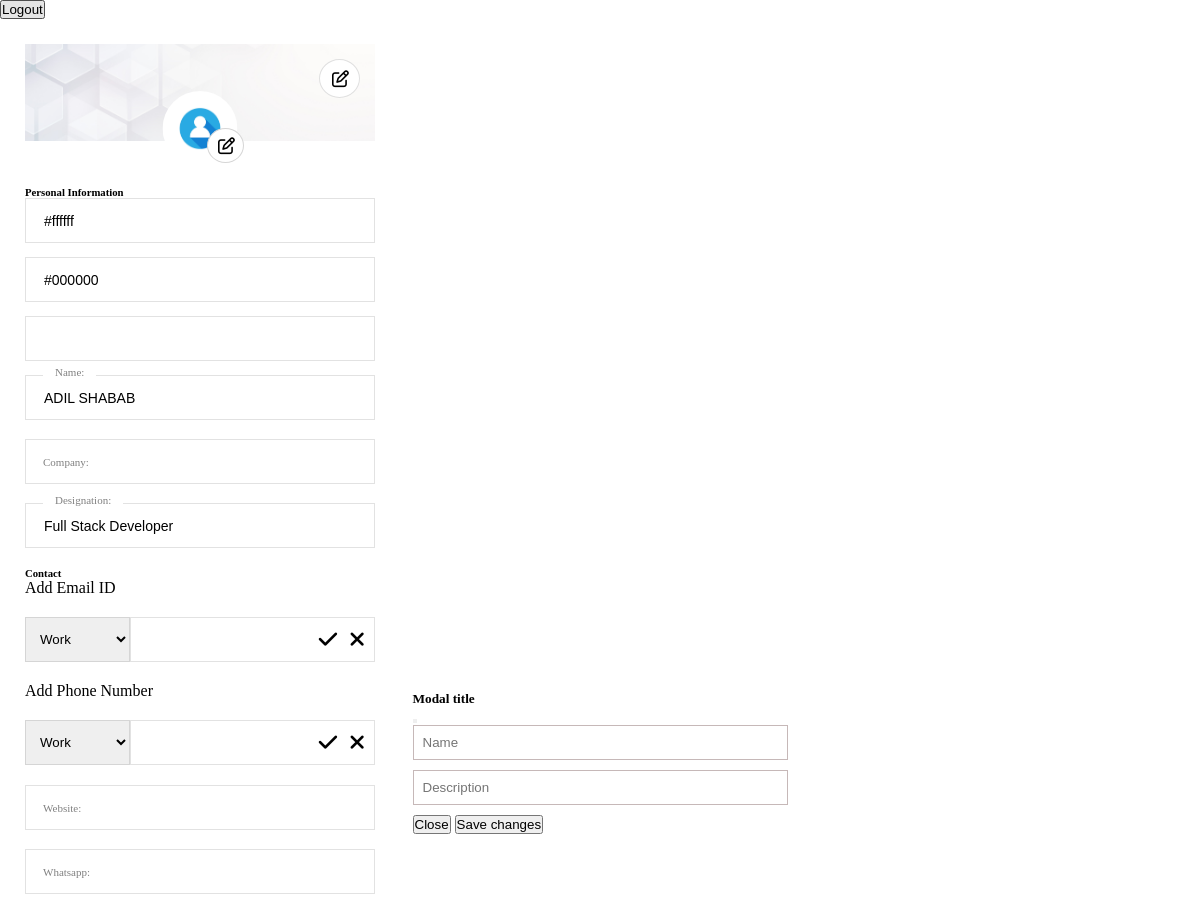
The app's page /user/home (signed in, upper part), older data.
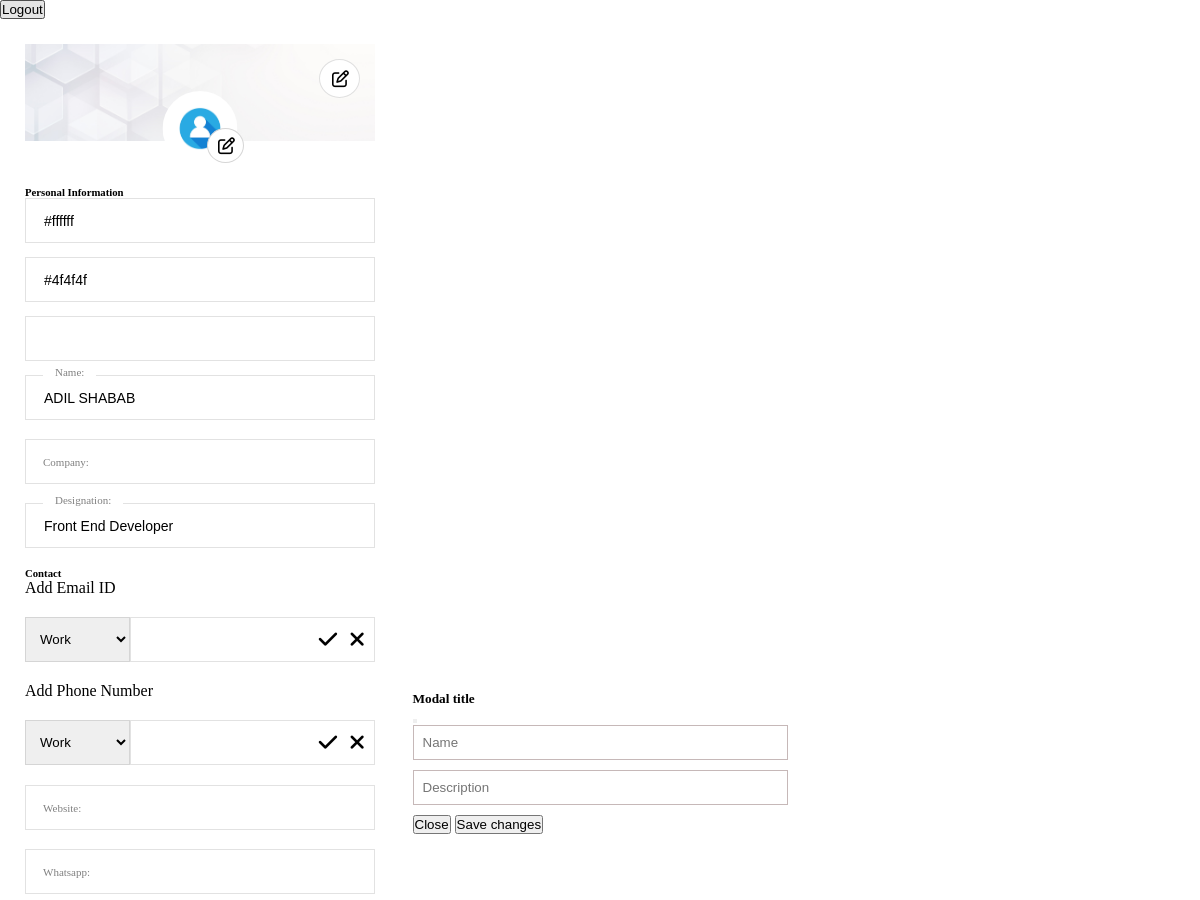
The same page, newer data.
### user/models.py (models this page shows, shortened)
class Profile(models.Model):
    slug = models.SlugField(unique=True, editable=False, null=True, blank=True)
    user = models.OneToOneField(User, on_delete=models.CASCADE, null=True, blank=True)
    name = models.CharField(max_length=200, blank=True, null=True)
    bio= models.TextField(blank=True, null=True)
    address= models.TextField(blank=True, null=True)
    dp = models.ImageField(blank=True, null=True, upload_to= 'dp/', default="dp/default.png")
    coverimage = models.ImageField(blank=True, null=True, upload_to= 'cover/', default="cover/default.jpg")
    location = models.CharField(max_length=200, blank=True, null=True)
    username = models.CharField(max_length=200, blank=True, null=True)
    facebook = models.CharField(max_length=200, blank=True, null=True)
    linkedin = models.CharField(max_length=200, blank=True, null=True)
    twitter = models.CharField(max_length=200, blank=True, null=True)
    instagram = models.CharField(max_length=200, blank=True, null=True)
    website = models.CharField(max_length=200, blank=True, null=True)
    created = models.DateTimeField(auto_now_add=True)
    whatsapp = models.CharField(max_length=12, null=True, blank=True)
    company = models.CharField(max_length=150, null=True, blank=True)
    designation = models.CharField(max_length=150, null=True, blank=True)
    vedio = models.CharField(max_length=250, null=True, blank=True)
    bg = models.CharField(max_length=250, null=True, blank=True, default='white')
    color = models.CharField(max_length=250, null=True, blank=True, default='black')
    bg_gradient = models.CharField(max_length=350, null=True, blank=True)
    qr_status = models.BooleanField(default=True)

### user/views.py (the view)
# urls.py: 2. Add a URL to urlpatterns:  path('', views.home, name='home')
@login_required(login_url='user-login')
def home(request):
    profile = Profile.objects.get(user=request.user)
    form = ProfileForm(instance=profile)
    if request.method == 'POST':
        form = ProfileForm(request.POST, request.FILES, instance=profile)
        if form.is_valid():
            form.save()
            return redirect('get-user', profile.slug)
    if request.user.is_authenticated:
        if not profile.dp:
            social_account = SocialAccount.objects.get(user=request.user, provider='google')
            profile_picture_url = social_account.extra_data['picture']
            response = requests.get(profile_picture_url)
            content = ContentFile(response.content)
            filename = f"{request.user.username}.jpg"
            path = default_storage.save(f"dp/{filename}", content)
            profile.dp = path
            profile.name = social_account.extra_data['name']
            profile.save()
            context = {'user': request.user, 'profile':profile, 'form':form, }
            return render(request, 'users/home.html', context)
    context = {'user': request.user, 'profile':profile, 'form':form, }
    return render(request, 'users/home.html', context)

### user/forms.py
class ProfileForm(ModelForm):
    class Meta:
        model = Profile
        fields = ['qr_status','bg_gradient','whatsapp','bg','color','company', 'address', 'vedio', 'designation' ,'location', 'name', 'bio', 'dp', 'coverimage', 'facebook', 'twitter', 'instagram', 'linkedin', 'website']
        widgets = {
            'name' : TextInput(attrs={'required':''}),
        }

### templates/users/home.html (shortened to what this page needs)
{% load static %}
<!doctype html>
<html lang="en">
<head>
  <link rel="stylesheet" href="https://cdnjs.cloudflare.com/ajax/libs/font-awesome/6.3.0/css/all.min.css" />
  <link rel="stylesheet" href="{% static 'css/style.css' %}">
  <link href="https://cdn.jsdelivr.net/npm/bootstrap@5.2.1/dist/css/bootstrap.min.css" rel="stylesheet"integrity="sha384-iYQeCzEYFbKjA/T2uDLTpkwGzCiq6soy8tYaI1GyVh/UjpbCx/TYkiZhlZB6+fzT">
</head>
<body>
    <a href="{% url 'user-logout' %}"><button>Logout</button></a>
    <form action="" id="profile_edit_form" method="POST" enctype="multipart/form-data" class="profile_edit_container">
        <div class="img-box">
            <img id="dp_img" class="dp" src="{{profile.dp.url}}" />
            <i class="edit_cover fa-regular fa-pen-to-square"></i>
            <i class="edit_btn fa-regular fa-pen-to-square"></i>
        </div>
        <div class="details_section">
            <div class="w-100 slider active">
            <h6 class="mb-4">Personal Information</h6>
                {{form.color}}
                {{form.bg}}
                {{form.bg_gradient}}
                <div class="input_div">
                    {{form.name.label_tag }}
                    {{form.name}}
                </div>
                <div class="input_div">
                    {{form.company.label_tag }}
                    {{form.company}}
                </div>
                <div class="input_div">
                    {{form.designation.label_tag }}
                    {{form.designation}}
                </div>
                <h6 class="mb-3">Contact</h6>
                <span class="mb-5" id="add_email_btn">Add Email ID</span>
                <div class="email_id_parent form d-none">
                    <select name="" id="email_type_add" style="width: 30%;">
                        <option value="Work">Work</option>
                    </select>
                    <input  style="width: 70%;" type="email" class="email_id">
                    <i class="submit_btn fa-solid fa-check"></i>
                    <i class="close_btn fa-solid fa-xmark"></i>
                </div>
                <span class="mb-5" id="add_phone_btn">Add Phone Number</span>
                <div class="phone_number_parent form d-none">
                    <select id="phone_type_add" style="width: 30%;">
                        <option value="Work">Work</option>
                    </select>
                    <input style="width: 70%;" type="text" class="phone_number">
                    <i class="submit_btn fa-solid fa-check"></i>
                    <i class="close_btn fa-solid fa-xmark"></i>
                </div>
                <div class="input_div">
                    {{form.website.label_tag }}
                    {{form.website}}
                </div>
                <div class="input_div">
                    {{form.whatsapp.label_tag }}
                    {{form.whatsapp}}
                </div>
            </div>
        </div>
    </form>
    <div class="modal fade" id="exampleModal" tabindex="-1" aria-labelledby="exampleModalLabel" aria-hidden="true">
        <div class="modal-dialog">
            <div class="modal-content">
                <div class="modal-header">
                <h5 class="modal-title" id="exampleModalLabel">Modal title</h5>
                <button type="button" class="btn-close" data-bs-dismiss="modal" aria-label="Close"></button>
                </div>
                <div class="modal-body social">
                    <form id="add_custom_btn">
                        <input required id="name" type="text" placeholder="Name">
                        <input required id="description" type="text" placeholder="Description">
                        <div class="modal-footer">
                            <button type="button" class="btn btn-secondary" data-bs-dismiss="modal">Close</button>
                            <button type="submit" class="btn btn-primary" data-bs-dismiss="modal">Save changes</button>
                        </div>
                    </form>
                </div>
            </div>
        </div>
    </div>
</body>
</html>

### static/css/style.css (style rules this page uses)
* { padding: 0px; margin: 0; box-sizing: border-box; }
.profile_edit_container { max-width: 400px; padding: 25px; width: 500px; display: flex; justify-content: center; align-items: center; flex-direction: column; }
.profile_edit_container .img-box { height: 97px; width: 100%; margin-bottom: 45px; position: relative; }
.profile_edit_container .img-box .dp { width: 75px; position: absolute; object-fit: cover; height: 75px; bottom: -25px; border-radius: 50%; left: 50%; transform: translate(-50%, 0px); }
.profile_edit_container .img-box .edit_btn { font-size: 17px; position: absolute; left: 52%; bottom: -22px; background: white; border-radius: 50%; padding: 8px 8px 8px 10px; border: 1px solid #d6d6d6; }
.profile_edit_container .img-box .edit_cover { font-size: 17px; padding: 10px 10px 10px 12px; border-radius: 50%; right: 15px; top: 15px; position: absolute; background: white; border: 1px solid #e0e0e0; }
.profile_edit_container .details_section { width: 100%; display: flex; justify-content: center; align-items: center; flex-direction: column; position: relative; }
.profile_edit_container .details_section .slider { position: absolute; top: 0; left: 0; width: 100%; height: 100%; opacity: 0; transition: opacity 0.5s ease; }
.profile_edit_container .details_section .slider.active { opacity: 1; top: 0; z-index: 11; left: 0; }
.profile_edit_container .input_div { position: relative; margin-bottom: 5px; display: flex; justify-content: center; align-items: center; flex-direction: column; width: 100%; }
.profile_edit_container label { width: 100%; display: block; font-size: 11px; top: 17px; left: 18px; color: gray; position: absolute; transition: 0.5s; z-index: -1; }
.profile_edit_container label.active { top: -9px; z-index: 1; width: fit-content; background: white; padding: 0px 12px; }
.profile_edit_container input { width: 100%; font-size: 14px; z-index: 0; background-color: transparent; height: 45px; padding-left: 18px; border: none; margin-bottom: 14px; border: 1px solid rgb(226, 226, 226); outline: none; }
.modal-content { max-width: 375px; margin: 40% auto 0px; }
.modal-content input { width: 100%; padding: 9px; border: 1px solid #c6b8b8; outline: none; margin-bottom: 10px; }
.modal-footer { border-top: none !important; }
.phone_number_parent, .email_id_parent { height: 45px; margin-bottom: 19px; position: relative; display: flex; }
.phone_number_parent.form select , .email_id_parent.form select { border: 1px solid rgb(213, 213, 213); padding: 10px; }
.phone_number_parent .submit_btn, .email_id_parent .submit_btn { position: absolute; right: 38px; cursor: pointer; font-size: 21px; height: 100%; display: flex; justify-content: center; align-items: center; }
.phone_number_parent .close_btn, .email_id_parent .close_btn { position: absolute; right: 10px; font-size: 21px; height: 100%; display: flex; cursor: pointer; justify-content: center; align-items: center; }
.phone_number_parent.form, .email_id_parent.form { margin-top: 20px; }

Row changes from the older to the newer data that the page shows:
changed Profile "#ffffff": bg "#000000" → "#4f4f4f"; designation "Full Stack Developer" → "Front End Developer"
